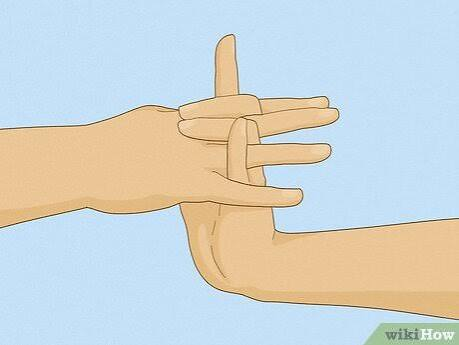
#> input picture testing-images/ushi.jpg, 459 x 345 px, given as the content of the folder kaggle/naruto-hand-signs/data/train, which was not available
$ jupyter execute --allow-errors train-cnn.ipynb   (shell and % lines are left out)   (text cells are left out)
#> lines starting #> are read from the running program, lines starting #| are printed output that depends on the picture; pictures that were not available may be replaced by others from this repository, and a replacement may not be noted
[cell 1]
import os
import numpy as np
import torch
import torch.nn as nn
from torch.utils.data import DataLoader
from torch.utils.data.sampler import SubsetRandomSampler
from torchvision import datasets, transforms
from sklearn.model_selection import train_test_split
import torch.optim as optim
import cv2

#> (a cell that did not finish here is left out)

[cell 3]
train_dir = '/kaggle/naruto-hand-signs/data/train'
test_dir = '/kaggle/naruto-hand-signs/data/test'

[cell 4]
# Creating more data

# rotate
def rotate_image(image, angle):
  image_center = tuple(np.array(image.shape[1::-1]) / 2)
  rot_mat = cv2.getRotationMatrix2D(image_center, angle, 1.0)
  result = cv2.warpAffine(image, rot_mat, image.shape[1::-1], flags=cv2.INTER_LINEAR)
  return result

# warp
# [14 lines left out: function center_crop, not called in this run]


# scale
def center_crop(img):
    """Returns center cropped image
    Args:
    img: image to be center cropped
    dim: dimensions (width, height) to be cropped
    """
    width, height = img.shape[1], img.shape[0]

    # process crop width and height for max available dimension
    crop_width = crop_height = width if width <= height else height
    mid_x, mid_y = int(width/2), int(height/2)
    cw2, ch2 = int(crop_width/2), int(crop_height/2)
    crop_img = img[mid_y-ch2:mid_y+ch2, mid_x-cw2:mid_x+cw2]
    return crop_img


def scale_image(img, factor=1):
    """Returns resize image by scale factor.
    This helps to retain resolution ratio while resizing.
    Args:
    img: image to be scaled
    factor: scale factor to resize
    """
    return cv2.resize(img,(int(img.shape[1]*factor), int(img.shape[0]*factor)))

[cell 5]
import random

def get_data(data_dir) :
#> called with data_dir = 'kaggle/naruto-hand-signs/data/train'
    images = []
    labels = []

    dir_list = os.listdir(data_dir)
    for i in range(len(dir_list)):
        print("Obtaining images of", dir_list[i], "...")
        for image in os.listdir(data_dir + "/" + dir_list[i]):
            img = cv2.imread(data_dir + '/' + dir_list[i] + '/' + image)
#> img is the input picture: shape (345, 459, 3); mean B, G, R 209.8, 212.7, 207.3
            for rep in range(3):
                clone = img.copy()
                clone = rotate_image(clone, random.randint(5,10))
                clone = scale_image(clone, 1 + random.randint(30, 600) / 100)
                clone = center_crop(clone)
                clone = cv2.resize(clone, (128, 128))
                images.append(clone)
                labels.append(i)
#> this loop made 3 passes
#> pass 1, in rotate_image, `result = cv2.warpAffine(image, rot_mat, image.shape[1::-1], flags=cv2...`:
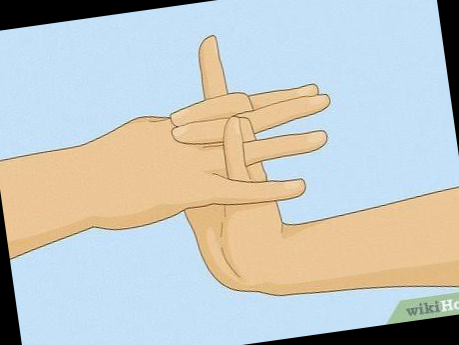
#> result: shape (345, 459, 3); mean B, G, R 195.1, 198.7, 194.6
#> pass 1, in center_crop, `crop_img = img[mid_y-ch2:mid_y+ch2, mid_x-cw2:mid_x+cw2]`:
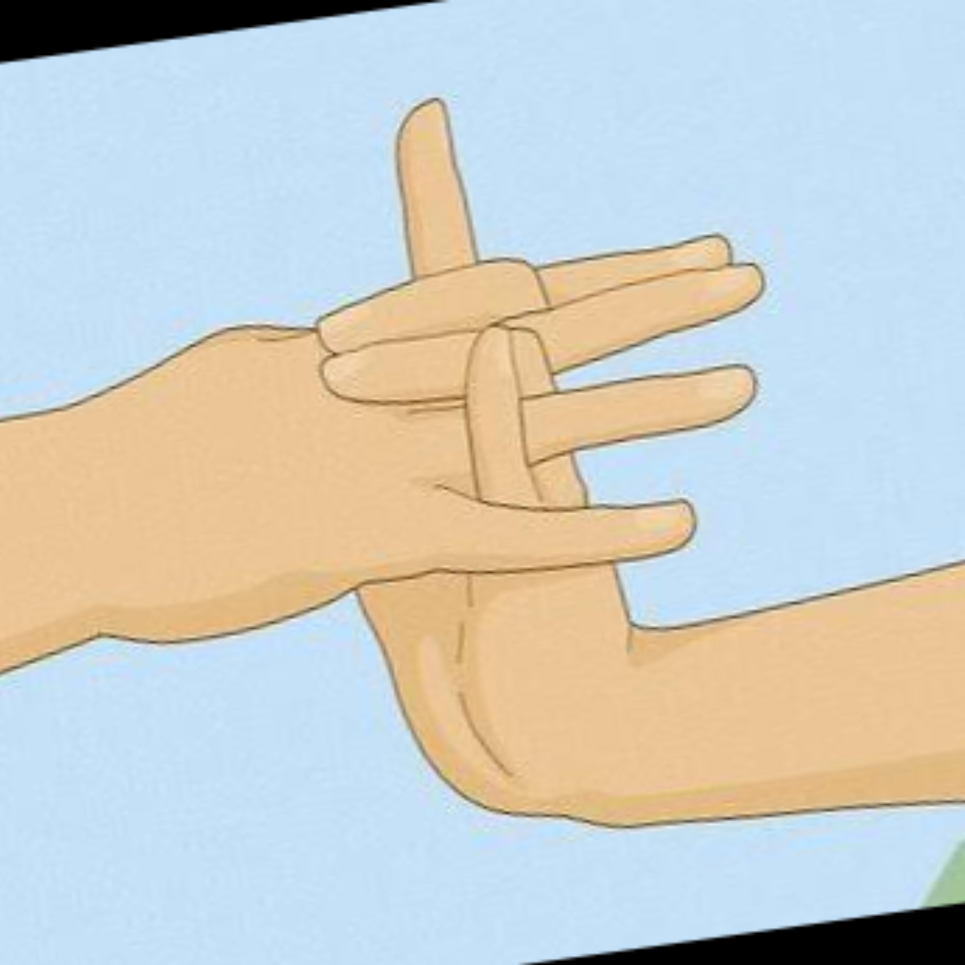
#> crop_img: shape (1930, 1930, 3) (shown at 1/2 size); mean B, G, R 201.3, 205.5, 201.9
#> pass 1, in get_data, `clone = cv2.resize(clone, (128, 128))`:
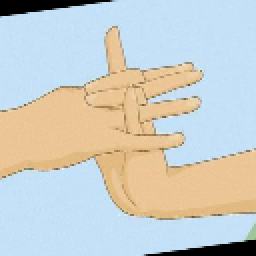
#> clone: shape (128, 128, 3) (shown 2 times larger); mean B, G, R 201.3, 205.5, 201.8
#> after the loop, images = 3 items; labels = [0, 0, 0]

            img = cv2.resize(img, (128, 128))
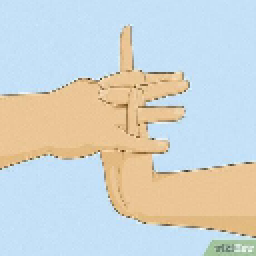
#> img: shape (128, 128, 3) (shown 2 times larger); mean B, G, R 209.6, 212.6, 207.1
            images.append(img)
            labels.append(i)


    return images, labels


train_dir = os.path.join("kaggle", "naruto-hand-signs", "data", "train")
test_dir = os.path.join("kaggle", "naruto-hand-signs", "data", "test")

X, y = get_data(train_dir)
#> X = 4 items; y = [0, 0, 0, 0]

print("ALL DONE!!")

[cell 6]
classes = ['bird', 'boar', 'dog', 'dragon', 'hare', 'horse', 'monkey', 'ox', 'ram', 'rat', 'snake',
           'tiger', 'zero']

def plot_sample_images():
    figure = plt.figure()
    plt.figure(figsize=(16,5))

    for i in range (0,13):
        plt.subplot(3,10,i+1)
        plt.xticks([])
        plt.yticks([])
        dir_list = os.listdir(train_dir + f"/{classes[i]}")
        path = train_dir + f"/{classes[i]}/" + dir_list[0]
        img = plt.imread(path)
        plt.imshow(img)
        plt.xlabel(classes[i])

#> (the rest of this cell did not finish here and is left out)

[cell 7]
print(len(X), len(y))
#| 4 4

[cell 8]
def preprocess_data(X, y):
    # Normalise and convert to float32 NumPy array

    global flag
    if flag == 0:
        print(y)
#| [0, 0, 0, 0]
    else:
        flag +=1

    np_X = np.array(X).astype('float32') / 255.0
    np_y = np.array(y).astype('int64') # Keep as integers for PyTorch
#> np_y = [0, 0, 0, 0]

    # Split raw arrays first
    x_train, x_test, y_train, y_test = train_test_split(
        np_X, np_y, test_size=0.01, random_state=42
    )
#> y_train = [0, 0, 0]; y_test = [0]

    # Convert images to tensors and permute axes to (Batch, Channels, Height, Width)
    x_train = torch.from_numpy(x_train).permute(0, 3, 1, 2)
    x_test = torch.from_numpy(x_test).permute(0, 3, 1, 2)

    # Convert labels directly to 1D LongTensors (No one-hot encoding)
    y_train = torch.from_numpy(y_train).long()
    y_test = torch.from_numpy(y_test).long()

    return x_train, x_test, y_train, y_test

flag = 0
# Execute native PyTorch preprocessing
#> (the rest of this cell did not finish here and is left out)

#> (a cell that did not finish here is left out)

[cell 10]
class Model(nn.Module):
    def __init__(self, classes=13):
        super(Model, self).__init__()
        self.Layer1 = nn.Sequential(
            nn.Conv2d(in_channels=3, out_channels=64, kernel_size=3, padding='same'),
            nn.ReLU(),
            nn.MaxPool2d(kernel_size=2, stride=2),
            nn.BatchNorm2d(64))

        self.Layer2 = nn.Sequential(
            nn.Conv2d(in_channels=64, out_channels=128, kernel_size=3, padding='same'),
            nn.ReLU(),
            nn.MaxPool2d(kernel_size=2, stride=2),
            nn.BatchNorm2d(128),
            nn.Dropout(0.2))

        self.Layer3 = nn.Sequential(
            nn.Conv2d(in_channels=128, out_channels=256, kernel_size=3, padding='same'),
            nn.ReLU(),
            nn.MaxPool2d(kernel_size=2, stride=2),
            nn.BatchNorm2d(256))


        self.Layer4 = nn.Sequential(
            nn.Conv2d(in_channels=256, out_channels=512, kernel_size=3, padding='same'),
            nn.ReLU(),
            nn.MaxPool2d(kernel_size=2, stride=2),
            nn.BatchNorm2d(512),
        )

        self.Layer5 = nn.Sequential(
            nn.Conv2d(in_channels=512, out_channels=1024, kernel_size=3, padding='same'),
            nn.ReLU(),
            nn.MaxPool2d(kernel_size=2, stride=2),
            nn.BatchNorm2d(1024),
        )

        self.Layer6 = nn.Sequential(
            nn.Flatten(),
            nn.Dropout(0.2),
            nn.Linear(in_features=16384, out_features=1024),
            nn.ReLU(),
            nn.Linear(in_features=1024, out_features=classes),
        )


    # [8 lines left out: function forward, not called in this run]

#> (the rest of this cell did not finish here and is left out)

[cell 11]
import torch
import torch.nn as nn
import torch.optim as optim
from torch.utils.data import DataLoader, TensorDataset, random_split

# --- 1. Hyperparameters & Configuration ---
learning_rate = 0.001
batch_size = 32
epochs = 10

# Set a manual seed for PyTorch to ensure identical validation splits across runs
torch.manual_seed(42)
#> (this line was passed over: torch is not available in this run)
#> (the rest of this cell did not finish here and is left out)

#> (a cell that did not finish here is left out)

[cell 13]
import torch
import matplotlib.pyplot as plt
import numpy as np

# [71 lines left out: function visualize_test_predictions, not called in this run]

# --- How to Run It ---
# Ensure you are using the dynamic class list extracted from your directories
import os
train_dir = os.path.join("kaggle", "naruto-hand-signs", "data", "train")
my_classes = os.listdir(train_dir)

# Run the visualization grid
#> (the rest of this cell did not finish here and is left out)

[cell 14]
import torch
from PIL import Image
import torchvision.transforms as transforms

# [46 lines left out: function predict_custom_image, not called in this run]

# --- How to Run It ---
# Optional: Define your target text labels in order (0 to 9)

# multiple images predicting


# Run the function on your uploaded file

path = 'testing-images/images.jpg'

image = cv2.imread(path)
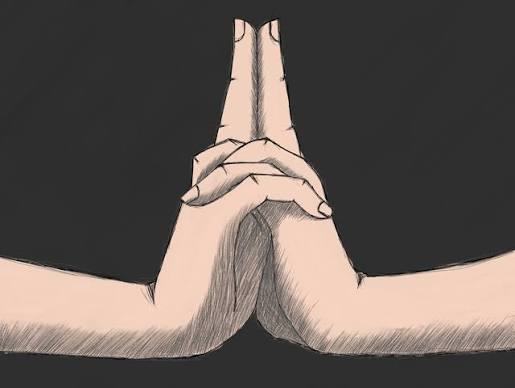
#> input picture testing-images/images.jpg, 515 x 388 px
#> image is the input picture: shape (388, 515, 3); mean B, G, R 86.3, 91.2, 100.3
image = cv2.cvtColor(image, cv2.COLOR_BGR2RGB)
plt.imshow(image)

#> (the rest of this cell did not finish here and is left out)
